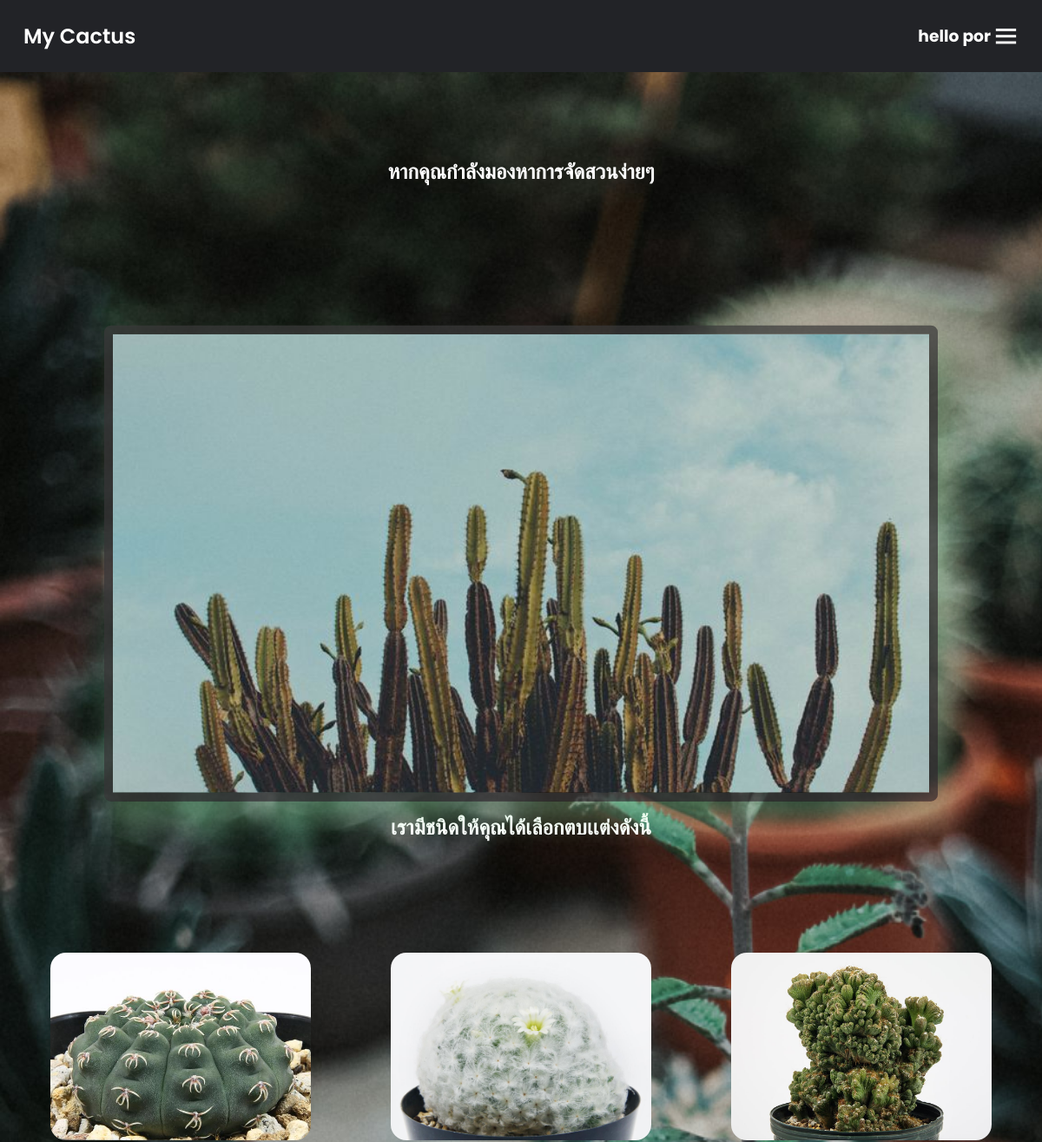
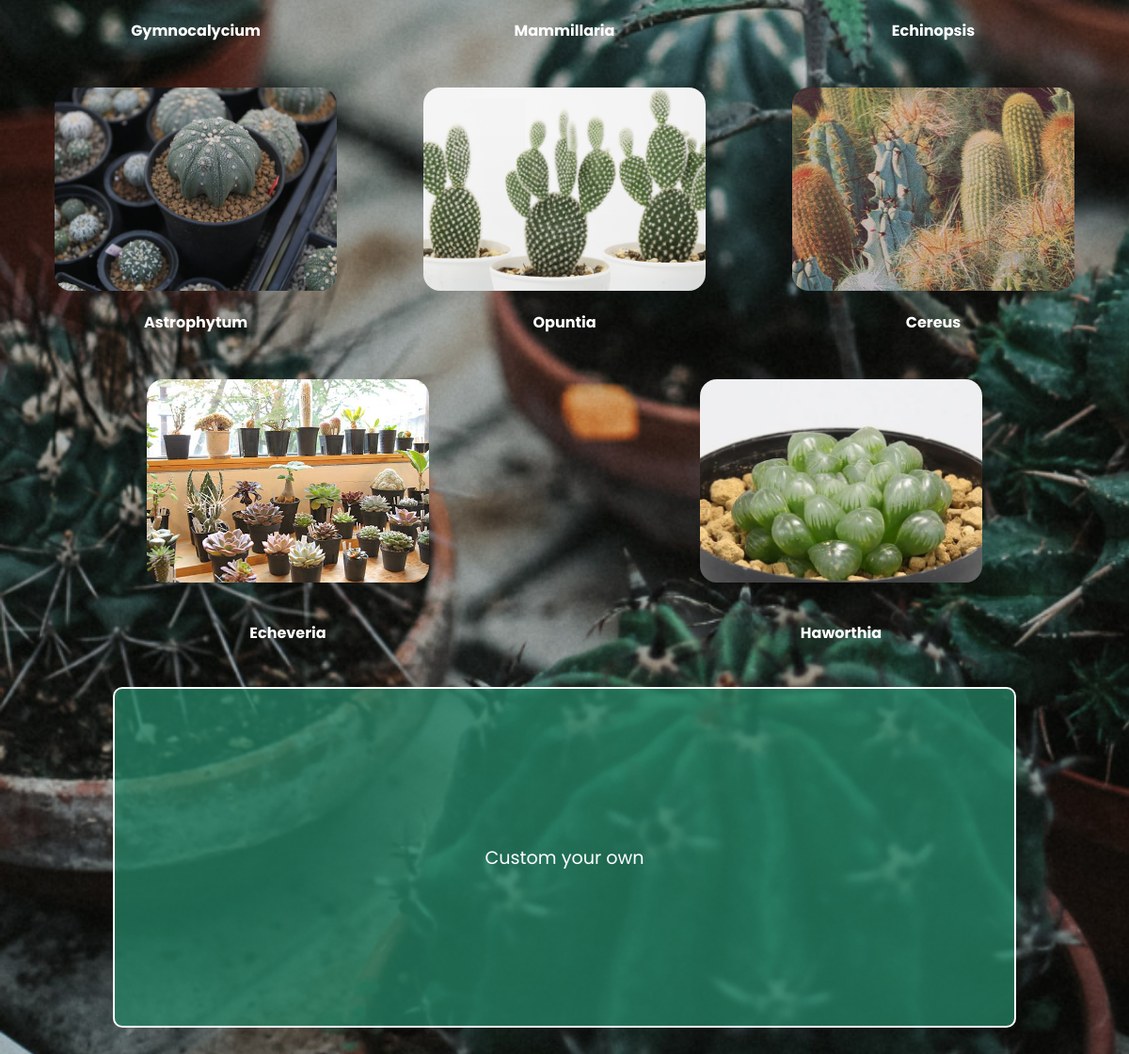
The app's page /php/main.php (signed in) with its own data (2 pictures, top to bottom).
### tables this page shows
CREATE TABLE `member` (
  `member_id` int(11) NOT NULL,
  `username` varchar(15) NOT NULL,
  `first_name` varchar(30) NOT NULL,
  `last_name` varchar(30) NOT NULL,
  `email` varchar(30) NOT NULL,
  `password` varchar(10) NOT NULL,
  `address` varchar(255) NOT NULL,
  `tel` varchar(10) NOT NULL,
  `image` varchar(100) NOT NULL
);

CREATE TABLE `specise` (
  `specise_id` int(11) NOT NULL,
  `sname` varchar(20) NOT NULL
);

### php/main.php (the view, shortened to what this page needs)
<?php
include 'config.php';
$user_id = $_SESSION['user_id'];
?>
<!DOCTYPE html>
<html lang="en">
<head>
    <link href="https://cdn.jsdelivr.net/npm/remixicon@3.5.0/fonts/remixicon.css" rel="stylesheet">
    <link rel="stylesheet"
    href="https://unpkg.com/boxicons@latest/css/boxicons.min.css">
    <link rel="stylesheet" href="../css/style.css">
</head>
<body>
    <header class="bk-main">
        <a class="logo"><i class="ri-cactus-line"></i><span>My Cactus</span></a>
        <div class="main">
            <?php
            $select = mysqli_query($conn, "SELECT * FROM member WHERE member.member_id = '$user_id'") or die('query failed');
            if(mysqli_num_rows($select) > 0){
                $fetch = mysqli_fetch_assoc($select);
            }
            ?>
            <h3>hello <?php echo $fetch['username'] ?></h3>
            <div class="bx bx-menu" id="menu-icon"></div>
        </div>
    </header>
    <div class="text1">
        <h2>หากคุณกำลังมองหาการจัดสวนง่ายๆ</h2>
    </div>
     <div class="slider-main">
        <div class="slider-wrapper">
            <img src="../image/sl3.jpg">
            <img src="../image/sl2.jpg">
        </div>
    </div>
    <h2 class="text2">เรามีชนิดให้คุณได้เลือกตบเเต่งดังนี้</h2>
    <?php $select2 = mysqli_query($conn, "SELECT * FROM specise ") or die('query failed');?>
    <div class="list">
        <?php while($row = mysqli_fetch_assoc($select2)):?>
        <div class="item">
            <div class="products-container">
                <div class="image">
                    <a href="./shopping.php?specise_id=<?= $row['specise_id']?>">
                    <img src='../image/img_specise/<?=$row["specise_id"]?>.jpg'></a>
                </div>
                <div class="sname"><?=$row["sname"]?></div>
            </div>
        </div>
        <?php endwhile; ?>
    </div>
    <div class="custom">
        <a href="../html/custom.html">Custom your own</a>
    </div>
</body>
</html>

### css/style.css (style rules this page uses)
* { padding: 0; margin: 0; box-sizing: border-box; font-family: 'Poppins', sans-serif; text-decoration: none; list-style: none; }
.text1 { padding-top: 10%; text-align: center; }
.slider-main { justify-items: center; width: 85vmin; position: absolute; top: 50%; left: 50%; overflow: hidden; border: 10px solid rgba(58, 58, 58, 0.726); border-radius: 8px; box-shadow: 10px 25px 30px rgba(166, 241, 179, 0.3); transform: translate(-50%,-50%); }
.slider-wrapper { width: 100%; display: flex; }
.slider-wrapper img { width: 100%; display: block; aspect-ratio: 16/9; flex: 1 0 100%; object-fit: cover; animation: slide 16s infinite; }
.text2 { text-align: center; margin-top: 35%; }
:root { --bg-color: #222327; --text-color: #fff; --main-color: #29fd53; }
body { min-height: 100vh; color: var(--text-color); background: url(../image/cactusbg.png); background-size: cover; background-repeat: no-repeat; background-attachment: fixed; }
header { position: fixed; width: 100%; top: 0; right: 0; z-index: 1000; display: flex; align-items: center; justify-content: space-between; background: transparent; padding: 2%; transition: all .50s ease; }
.logo { display: flex; align-items: center; }
.logo span { color: var(--text-color); font-size: 1.5rem; font-weight: 600; }
.main { display: flex; align-items: center; }
#menu-icon { font-size: 35px; color: var(--text-color); cursor: pointer; z-index: 10001; display: none; }
.custom { display: flex; justify-content: center; align-items: center; border: 2px solid #ffffff; padding: 30px; background-color: rgba(37, 134, 102, 0.747); width: 80%; margin: 0 auto; margin-bottom: 20%; border-radius: 10px; }
.custom a { text-align: center; color: #ffffff; text-decoration: none; padding-top: 15%; padding-bottom: 15%; font-size: larger; }
@media (max-width: 1280px) { #menu-icon { display: block; } }
@media (max-width: 1280px) { .slider-main { width: 80vmin; margin-top: 32%; top: 10%; left: 50%; } }
@media (max-width: 1280px) { .text1 { font-size: 100%; margin-top: 5%; } }
@media (max-width: 1280px) { .text2 { margin-top: 60%; font-size: 150%; } }
.list { padding:0 20px 20px; display: flex; column-gap: 1rem; row-gap: 1rem; margin-top: 10%; flex-wrap: wrap; }
.item { align-items: center; justify-content: center; background-color: var(--white); grid-template-rows: 80% 20%; padding:15px; border-radius: 20px; flex-grow: 2; flex-shrink: 0; }
.item .products-container { display: flex; justify-content: center; align-items: center; flex-direction: column; text-align: center; background-color: var(--light); border-radius: 20px; padding: 10px; }
.item .products-container img { width: 250px; height: 180px; border-radius: 15px; object-fit: cover; transform: scale(1.2); }
.item .sname { font-weight: bold; text-align: center; margin-top: 10%; }
.bk-main { background-color: #222327; }

### records on screen
member: username "por"
specise: shows a picture, sname "Gymnocalycium"
specise: shows a picture, sname "Mammillaria"
specise: shows a picture, sname "Echinopsis"
specise: shows a picture, sname "Astrophytum"
specise: shows a picture, sname "Opuntia"
specise: shows a picture, sname "Cereus"
specise: shows a picture, sname "Echeveria"
specise: shows a picture, sname "Haworthia"
